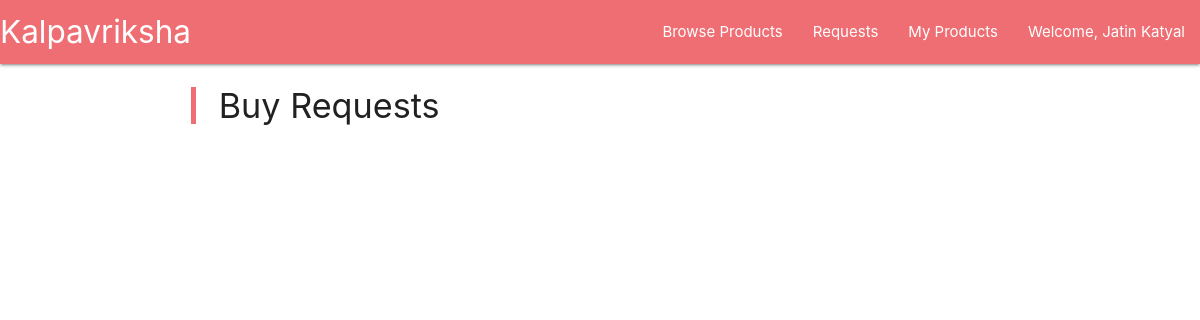
The app's page /requests (signed in), older data.
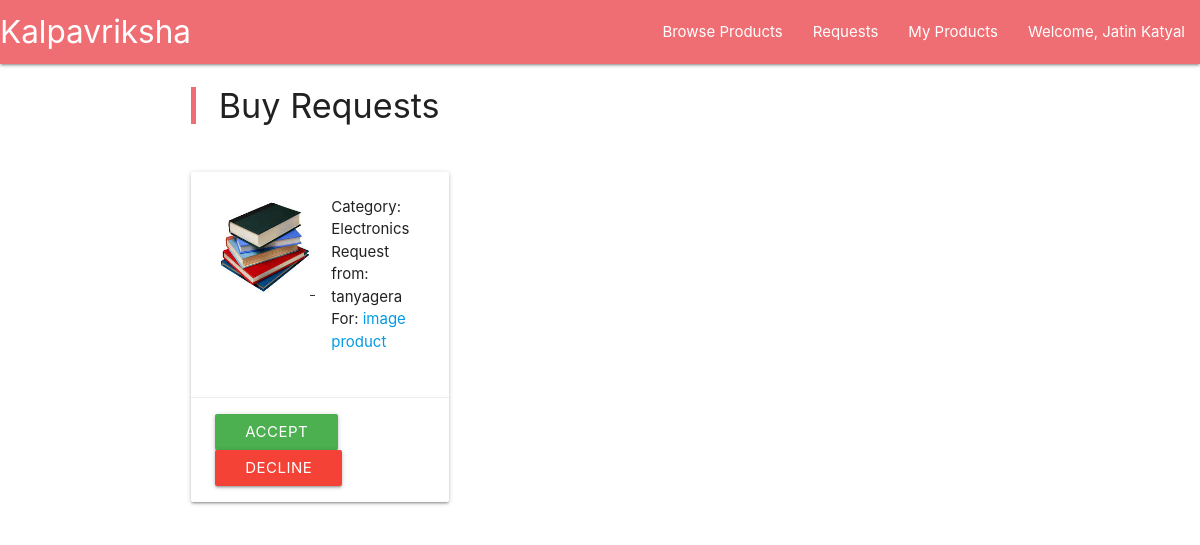
The same page, newer data.
### main/models.py (models this page shows)
class TradeRequest(models.Model):
	product = models.ForeignKey(Product, on_delete = models.CASCADE, related_name="trade_request_product")
	receiver = models.ForeignKey(User, on_delete = models.CASCADE)

class Product(models.Model):
	title = models.CharField(max_length=200)
	description = models.TextField()
	image = models.ImageField(upload_to = 'pic_folder/', blank = False, null = True)
	category = models.IntegerField(choices = tuple([ x for x in enumerate(category_choice)]))
	date = models.DateField(default = timezone.now())
	owner = models.ForeignKey(User, on_delete = models.CASCADE)

### main/views.py (the view)
@login_required
def requests(request):
	req = TradeRequest.objects.filter(product__owner = request.user)
	context = {
		'requests' : req
	}
	return render(request, 'requests.html', context)

### main/template/requests.html
{% extends 'base.html' %}
{% load static %}
{% block content %}
	{% include 'navbar.html' %}
	<div class="container">
		<div class="row">
			<div class="col s12 m6">
				<blockquote> <h4> Buy Requests </h4> </blockquote>
			</div>
		</div>
		<div class="row">
			{% for request in requests %}
				<div class="col s12 m6 l4">
					<div class="card">
						<div class="card-content">
							<div class="row">
								{% if request.product.image %}
									<div class="col s12 m6">
										<img src="{% static request.product.image.name %}" width="100" height="100" />
									</div>
								{% endif %}
								<div class="col s12 m6">
									Category: {{ request.product.get_category_display }} <br>
									Request from: {{ request.receiver }} <br>
									For: <a href="">{{ request.product.title }}</a> <br>
								</div>
							</div>
						</div>
						<div class="card-action">
							<a href="{% url 'accept_trade' id=request.id %}" class="btn waves-effect waves-light green white-text"> Accept </a>
							<a href="{% url 'decline_trade' id=request.id %}" class="btn waves-effect waves-light red white-text"> Decline </a>
					</div>
				</div>
			{% endfor %}
		</div>
	</div>
{% endblock %}

Row changes from the older to the newer data that the page shows:
added TradeRequest: product.image (picture), product.category "Electronics", receiver "tanyagera", product "image product"
